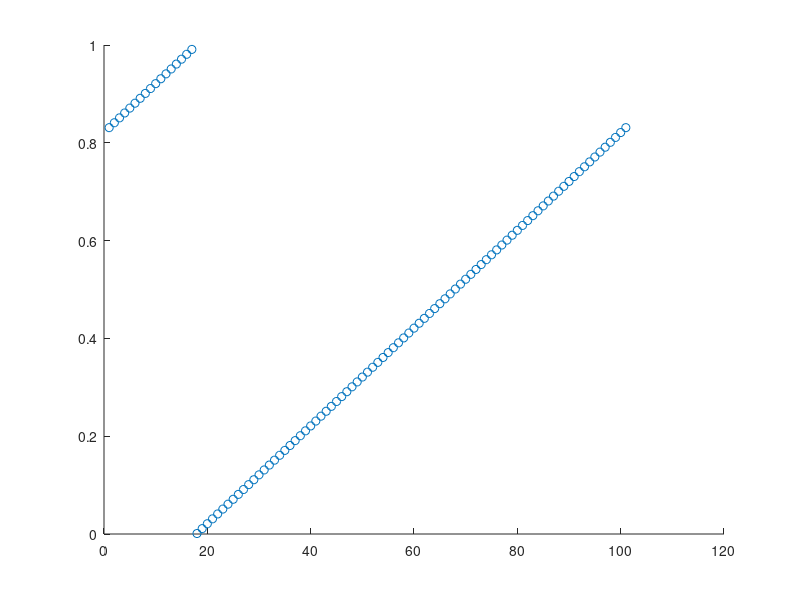

MATLAB code to generate this figure:


alpha       = 1 / pi;
T           = @(x) mod(x + alpha,1);
N           = 60;
v           = zeros(1,N);
v(1)        = 0.5;
for i=1:N
    v(i+1)  = T(v(i));
end

plot(v);
pause();
scatter( v(1:N-1), v(2:N));
pause();
subinterval = [alpha - 1/1000,alpha + 1/100];
NN          = 10^5;
v           = zeros(1, NN);
v(1)        = 0.5;
for i=1:NN
    v(i+1)  = T(v(i));
end
cnt         = nnz((v > subinterval(1)) & (v < subinterval(2)));
scatter(v(1:NN),[1:NN]);
%also see that space average is
pause();
initials    = 0:0.01:1;
finals      = zeros(1,length(initials));
for i=1:length(initials)
    x       = initials(i);
    for j=1:100
        x   = T(x);
    end
    finals(i)=x;
end
scatter(1:length(finals), finals);

